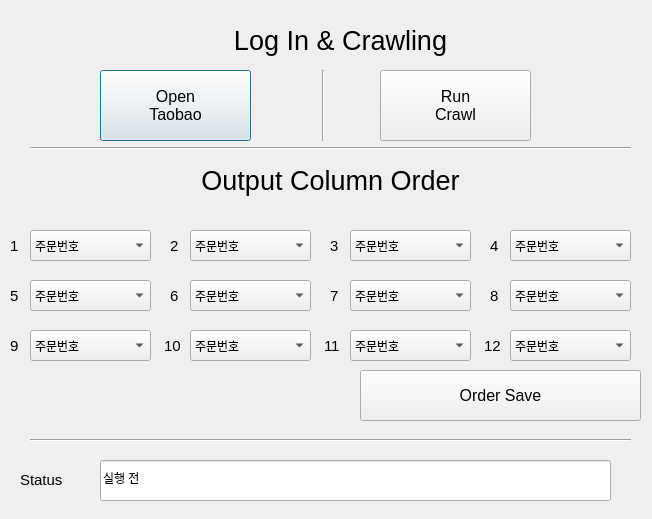
<?xml version="1.0" encoding="UTF-8"?>
<ui version="4.0">
 <class>Dialog</class>
 <widget class="QDialog" name="Dialog">
  <property name="geometry">
   <rect>
    <x>0</x>
    <y>0</y>
    <width>652</width>
    <height>519</height>
   </rect>
  </property>
  <property name="windowTitle">
   <string>Dialog</string>
  </property>
  <widget class="QLabel" name="label_01">
   <property name="geometry">
    <rect>
     <x>140</x>
     <y>10</y>
     <width>401</width>
     <height>61</height>
    </rect>
   </property>
   <property name="font">
    <font>
     <family>Arial</family>
     <pointsize>20</pointsize>
    </font>
   </property>
   <property name="text">
    <string>Log In &amp; Crawling</string>
   </property>
   <property name="alignment">
    <set>Qt::AlignCenter</set>
   </property>
  </widget>
  <widget class="QLabel" name="label_02">
   <property name="geometry">
    <rect>
     <x>130</x>
     <y>150</y>
     <width>401</width>
     <height>61</height>
    </rect>
   </property>
   <property name="font">
    <font>
     <family>Arial</family>
     <pointsize>20</pointsize>
    </font>
   </property>
   <property name="text">
    <string>Output Column Order</string>
   </property>
   <property name="alignment">
    <set>Qt::AlignCenter</set>
   </property>
  </widget>
  <widget class="QLabel" name="label_order_1">
   <property name="geometry">
    <rect>
     <x>10</x>
     <y>230</y>
     <width>21</width>
     <height>31</height>
    </rect>
   </property>
   <property name="font">
    <font>
     <family>Arial</family>
     <pointsize>11</pointsize>
    </font>
   </property>
   <property name="text">
    <string>1</string>
   </property>
  </widget>
  <widget class="QLabel" name="label_order_2">
   <property name="geometry">
    <rect>
     <x>170</x>
     <y>230</y>
     <width>21</width>
     <height>31</height>
    </rect>
   </property>
   <property name="font">
    <font>
     <family>Arial</family>
     <pointsize>11</pointsize>
    </font>
   </property>
   <property name="text">
    <string>2</string>
   </property>
  </widget>
  <widget class="QLabel" name="label_order_3">
   <property name="geometry">
    <rect>
     <x>330</x>
     <y>230</y>
     <width>21</width>
     <height>31</height>
    </rect>
   </property>
   <property name="font">
    <font>
     <family>Arial</family>
     <pointsize>11</pointsize>
    </font>
   </property>
   <property name="text">
    <string>3</string>
   </property>
  </widget>
  <widget class="QLabel" name="label_order_4">
   <property name="geometry">
    <rect>
     <x>490</x>
     <y>230</y>
     <width>21</width>
     <height>31</height>
    </rect>
   </property>
   <property name="font">
    <font>
     <family>Arial</family>
     <pointsize>11</pointsize>
    </font>
   </property>
   <property name="text">
    <string>4</string>
   </property>
  </widget>
  <widget class="QLabel" name="label_order_5">
   <property name="geometry">
    <rect>
     <x>10</x>
     <y>280</y>
     <width>21</width>
     <height>31</height>
    </rect>
   </property>
   <property name="font">
    <font>
     <family>Arial</family>
     <pointsize>11</pointsize>
    </font>
   </property>
   <property name="text">
    <string>5</string>
   </property>
  </widget>
  <widget class="QLabel" name="label_order_6">
   <property name="geometry">
    <rect>
     <x>170</x>
     <y>280</y>
     <width>21</width>
     <height>31</height>
    </rect>
   </property>
   <property name="font">
    <font>
     <family>Arial</family>
     <pointsize>11</pointsize>
    </font>
   </property>
   <property name="text">
    <string>6</string>
   </property>
  </widget>
  <widget class="QLabel" name="label_order_7">
   <property name="geometry">
    <rect>
     <x>330</x>
     <y>280</y>
     <width>21</width>
     <height>31</height>
    </rect>
   </property>
   <property name="font">
    <font>
     <family>Arial</family>
     <pointsize>11</pointsize>
    </font>
   </property>
   <property name="text">
    <string>7</string>
   </property>
  </widget>
  <widget class="QLabel" name="label_status">
   <property name="geometry">
    <rect>
     <x>20</x>
     <y>464</y>
     <width>71</width>
     <height>31</height>
    </rect>
   </property>
   <property name="font">
    <font>
     <family>Arial</family>
     <pointsize>11</pointsize>
    </font>
   </property>
   <property name="text">
    <string>Status</string>
   </property>
  </widget>
  <widget class="QPushButton" name="btn_open">
   <property name="geometry">
    <rect>
     <x>100</x>
     <y>70</y>
     <width>151</width>
     <height>71</height>
    </rect>
   </property>
   <property name="font">
    <font>
     <family>Arial</family>
     <pointsize>12</pointsize>
    </font>
   </property>
   <property name="text">
    <string>Open
Taobao</string>
   </property>
  </widget>
  <widget class="QPushButton" name="btn_order_save">
   <property name="geometry">
    <rect>
     <x>360</x>
     <y>370</y>
     <width>281</width>
     <height>51</height>
    </rect>
   </property>
   <property name="font">
    <font>
     <family>Arial</family>
     <pointsize>12</pointsize>
    </font>
   </property>
   <property name="text">
    <string>Order Save</string>
   </property>
  </widget>
  <widget class="QLineEdit" name="lineEdit_status">
   <property name="geometry">
    <rect>
     <x>100</x>
     <y>460</y>
     <width>511</width>
     <height>41</height>
    </rect>
   </property>
   <property name="text">
    <string>실행 전</string>
   </property>
  </widget>
  <widget class="Line" name="line_h1">
   <property name="geometry">
    <rect>
     <x>30</x>
     <y>140</y>
     <width>601</width>
     <height>16</height>
    </rect>
   </property>
   <property name="orientation">
    <enum>Qt::Horizontal</enum>
   </property>
  </widget>
  <widget class="Line" name="line_h2">
   <property name="geometry">
    <rect>
     <x>30</x>
     <y>430</y>
     <width>601</width>
     <height>20</height>
    </rect>
   </property>
   <property name="orientation">
    <enum>Qt::Horizontal</enum>
   </property>
  </widget>
  <widget class="QComboBox" name="cb_01">
   <property name="geometry">
    <rect>
     <x>30</x>
     <y>230</y>
     <width>121</width>
     <height>31</height>
    </rect>
   </property>
   <item>
    <property name="text">
     <string>주문번호</string>
    </property>
   </item>
   <item>
    <property name="text">
     <string>주문일자</string>
    </property>
   </item>
   <item>
    <property name="text">
     <string>상품명</string>
    </property>
   </item>
   <item>
    <property name="text">
     <string>옵션순서</string>
    </property>
   </item>
   <item>
    <property name="text">
     <string>색상</string>
    </property>
   </item>
   <item>
    <property name="text">
     <string>사이즈</string>
    </property>
   </item>
   <item>
    <property name="text">
     <string>수량</string>
    </property>
   </item>
   <item>
    <property name="text">
     <string>단가(위안화)</string>
    </property>
   </item>
   <item>
    <property name="text">
     <string>이미지URL</string>
    </property>
   </item>
   <item>
    <property name="text">
     <string>상품URL</string>
    </property>
   </item>
   <item>
    <property name="text">
     <string>운송사</string>
    </property>
   </item>
   <item>
    <property name="text">
     <string>Traking#</string>
    </property>
   </item>
  </widget>
  <widget class="QLabel" name="label_order_8">
   <property name="geometry">
    <rect>
     <x>490</x>
     <y>280</y>
     <width>21</width>
     <height>31</height>
    </rect>
   </property>
   <property name="font">
    <font>
     <family>Arial</family>
     <pointsize>11</pointsize>
    </font>
   </property>
   <property name="text">
    <string>8</string>
   </property>
  </widget>
  <widget class="Line" name="line">
   <property name="geometry">
    <rect>
     <x>313</x>
     <y>70</y>
     <width>20</width>
     <height>71</height>
    </rect>
   </property>
   <property name="orientation">
    <enum>Qt::Vertical</enum>
   </property>
  </widget>
  <widget class="QPushButton" name="btn_crawl">
   <property name="geometry">
    <rect>
     <x>380</x>
     <y>70</y>
     <width>151</width>
     <height>71</height>
    </rect>
   </property>
   <property name="font">
    <font>
     <family>Arial</family>
     <pointsize>12</pointsize>
    </font>
   </property>
   <property name="text">
    <string>Run
Crawl</string>
   </property>
  </widget>
  <widget class="QComboBox" name="cb_02">
   <property name="geometry">
    <rect>
     <x>190</x>
     <y>230</y>
     <width>121</width>
     <height>31</height>
    </rect>
   </property>
   <item>
    <property name="text">
     <string>주문번호</string>
    </property>
   </item>
   <item>
    <property name="text">
     <string>주문일자</string>
    </property>
   </item>
   <item>
    <property name="text">
     <string>상품명</string>
    </property>
   </item>
   <item>
    <property name="text">
     <string>옵션순서</string>
    </property>
   </item>
   <item>
    <property name="text">
     <string>색상</string>
    </property>
   </item>
   <item>
    <property name="text">
     <string>사이즈</string>
    </property>
   </item>
   <item>
    <property name="text">
     <string>수량</string>
    </property>
   </item>
   <item>
    <property name="text">
     <string>단가(위안화)</string>
    </property>
   </item>
   <item>
    <property name="text">
     <string>이미지URL</string>
    </property>
   </item>
   <item>
    <property name="text">
     <string>상품URL</string>
    </property>
   </item>
   <item>
    <property name="text">
     <string>운송사</string>
    </property>
   </item>
   <item>
    <property name="text">
     <string>Traking#</string>
    </property>
   </item>
  </widget>
  <widget class="QComboBox" name="cb_03">
   <property name="geometry">
    <rect>
     <x>350</x>
     <y>230</y>
     <width>121</width>
     <height>31</height>
    </rect>
   </property>
   <item>
    <property name="text">
     <string>주문번호</string>
    </property>
   </item>
   <item>
    <property name="text">
     <string>주문일자</string>
    </property>
   </item>
   <item>
    <property name="text">
     <string>상품명</string>
    </property>
   </item>
   <item>
    <property name="text">
     <string>옵션순서</string>
    </property>
   </item>
   <item>
    <property name="text">
     <string>색상</string>
    </property>
   </item>
   <item>
    <property name="text">
     <string>사이즈</string>
    </property>
   </item>
   <item>
    <property name="text">
     <string>수량</string>
    </property>
   </item>
   <item>
    <property name="text">
     <string>단가(위안화)</string>
    </property>
   </item>
   <item>
    <property name="text">
     <string>이미지URL</string>
    </property>
   </item>
   <item>
    <property name="text">
     <string>상품URL</string>
    </property>
   </item>
   <item>
    <property name="text">
     <string>운송사</string>
    </property>
   </item>
   <item>
    <property name="text">
     <string>Traking#</string>
    </property>
   </item>
  </widget>
  <widget class="QComboBox" name="cb_04">
   <property name="geometry">
    <rect>
     <x>510</x>
     <y>230</y>
     <width>121</width>
     <height>31</height>
    </rect>
   </property>
   <item>
    <property name="text">
     <string>주문번호</string>
    </property>
   </item>
   <item>
    <property name="text">
     <string>주문일자</string>
    </property>
   </item>
   <item>
    <property name="text">
     <string>상품명</string>
    </property>
   </item>
   <item>
    <property name="text">
     <string>옵션순서</string>
    </property>
   </item>
   <item>
    <property name="text">
     <string>색상</string>
    </property>
   </item>
   <item>
    <property name="text">
     <string>사이즈</string>
    </property>
   </item>
   <item>
    <property name="text">
     <string>수량</string>
    </property>
   </item>
   <item>
    <property name="text">
     <string>단가(위안화)</string>
    </property>
   </item>
   <item>
    <property name="text">
     <string>이미지URL</string>
    </property>
   </item>
   <item>
    <property name="text">
     <string>상품URL</string>
    </property>
   </item>
   <item>
    <property name="text">
     <string>운송사</string>
    </property>
   </item>
   <item>
    <property name="text">
     <string>Traking#</string>
    </property>
   </item>
  </widget>
  <widget class="QComboBox" name="cb_05">
   <property name="geometry">
    <rect>
     <x>30</x>
     <y>280</y>
     <width>121</width>
     <height>31</height>
    </rect>
   </property>
   <item>
    <property name="text">
     <string>주문번호</string>
    </property>
   </item>
   <item>
    <property name="text">
     <string>주문일자</string>
    </property>
   </item>
   <item>
    <property name="text">
     <string>상품명</string>
    </property>
   </item>
   <item>
    <property name="text">
     <string>옵션순서</string>
    </property>
   </item>
   <item>
    <property name="text">
     <string>색상</string>
    </property>
   </item>
   <item>
    <property name="text">
     <string>사이즈</string>
    </property>
   </item>
   <item>
    <property name="text">
     <string>수량</string>
    </property>
   </item>
   <item>
    <property name="text">
     <string>단가(위안화)</string>
    </property>
   </item>
   <item>
    <property name="text">
     <string>이미지URL</string>
    </property>
   </item>
   <item>
    <property name="text">
     <string>상품URL</string>
    </property>
   </item>
   <item>
    <property name="text">
     <string>운송사</string>
    </property>
   </item>
   <item>
    <property name="text">
     <string>Traking#</string>
    </property>
   </item>
  </widget>
  <widget class="QComboBox" name="cb_06">
   <property name="geometry">
    <rect>
     <x>190</x>
     <y>280</y>
     <width>121</width>
     <height>31</height>
    </rect>
   </property>
   <item>
    <property name="text">
     <string>주문번호</string>
    </property>
   </item>
   <item>
    <property name="text">
     <string>주문일자</string>
    </property>
   </item>
   <item>
    <property name="text">
     <string>상품명</string>
    </property>
   </item>
   <item>
    <property name="text">
     <string>옵션순서</string>
    </property>
   </item>
   <item>
    <property name="text">
     <string>색상</string>
    </property>
   </item>
   <item>
    <property name="text">
     <string>사이즈</string>
    </property>
   </item>
   <item>
    <property name="text">
     <string>수량</string>
    </property>
   </item>
   <item>
    <property name="text">
     <string>단가(위안화)</string>
    </property>
   </item>
   <item>
    <property name="text">
     <string>이미지URL</string>
    </property>
   </item>
   <item>
    <property name="text">
     <string>상품URL</string>
    </property>
   </item>
   <item>
    <property name="text">
     <string>운송사</string>
    </property>
   </item>
   <item>
    <property name="text">
     <string>Traking#</string>
    </property>
   </item>
  </widget>
  <widget class="QComboBox" name="cb_07">
   <property name="geometry">
    <rect>
     <x>350</x>
     <y>280</y>
     <width>121</width>
     <height>31</height>
    </rect>
   </property>
   <item>
    <property name="text">
     <string>주문번호</string>
    </property>
   </item>
   <item>
    <property name="text">
     <string>주문일자</string>
    </property>
   </item>
   <item>
    <property name="text">
     <string>상품명</string>
    </property>
   </item>
   <item>
    <property name="text">
     <string>옵션순서</string>
    </property>
   </item>
   <item>
    <property name="text">
     <string>색상</string>
    </property>
   </item>
   <item>
    <property name="text">
     <string>사이즈</string>
    </property>
   </item>
   <item>
    <property name="text">
     <string>수량</string>
    </property>
   </item>
   <item>
    <property name="text">
     <string>단가(위안화)</string>
    </property>
   </item>
   <item>
    <property name="text">
     <string>이미지URL</string>
    </property>
   </item>
   <item>
    <property name="text">
     <string>상품URL</string>
    </property>
   </item>
   <item>
    <property name="text">
     <string>운송사</string>
    </property>
   </item>
   <item>
    <property name="text">
     <string>Traking#</string>
    </property>
   </item>
  </widget>
  <widget class="QComboBox" name="cb_08">
   <property name="geometry">
    <rect>
     <x>510</x>
     <y>280</y>
     <width>121</width>
     <height>31</height>
    </rect>
   </property>
   <item>
    <property name="text">
     <string>주문번호</string>
    </property>
   </item>
   <item>
    <property name="text">
     <string>주문일자</string>
    </property>
   </item>
   <item>
    <property name="text">
     <string>상품명</string>
    </property>
   </item>
   <item>
    <property name="text">
     <string>옵션순서</string>
    </property>
   </item>
   <item>
    <property name="text">
     <string>색상</string>
    </property>
   </item>
   <item>
    <property name="text">
     <string>사이즈</string>
    </property>
   </item>
   <item>
    <property name="text">
     <string>수량</string>
    </property>
   </item>
   <item>
    <property name="text">
     <string>단가(위안화)</string>
    </property>
   </item>
   <item>
    <property name="text">
     <string>이미지URL</string>
    </property>
   </item>
   <item>
    <property name="text">
     <string>상품URL</string>
    </property>
   </item>
   <item>
    <property name="text">
     <string>운송사</string>
    </property>
   </item>
   <item>
    <property name="text">
     <string>Traking#</string>
    </property>
   </item>
  </widget>
  <widget class="QComboBox" name="cb_09">
   <property name="geometry">
    <rect>
     <x>30</x>
     <y>330</y>
     <width>121</width>
     <height>31</height>
    </rect>
   </property>
   <item>
    <property name="text">
     <string>주문번호</string>
    </property>
   </item>
   <item>
    <property name="text">
     <string>주문일자</string>
    </property>
   </item>
   <item>
    <property name="text">
     <string>상품명</string>
    </property>
   </item>
   <item>
    <property name="text">
     <string>옵션순서</string>
    </property>
   </item>
   <item>
    <property name="text">
     <string>색상</string>
    </property>
   </item>
   <item>
    <property name="text">
     <string>사이즈</string>
    </property>
   </item>
   <item>
    <property name="text">
     <string>수량</string>
    </property>
   </item>
   <item>
    <property name="text">
     <string>단가(위안화)</string>
    </property>
   </item>
   <item>
    <property name="text">
     <string>이미지URL</string>
    </property>
   </item>
   <item>
    <property name="text">
     <string>상품URL</string>
    </property>
   </item>
   <item>
    <property name="text">
     <string>운송사</string>
    </property>
   </item>
   <item>
    <property name="text">
     <string>Traking#</string>
    </property>
   </item>
  </widget>
  <widget class="QLabel" name="label_order_9">
   <property name="geometry">
    <rect>
     <x>10</x>
     <y>330</y>
     <width>21</width>
     <height>31</height>
    </rect>
   </property>
   <property name="font">
    <font>
     <family>Arial</family>
     <pointsize>11</pointsize>
    </font>
   </property>
   <property name="text">
    <string>9</string>
   </property>
  </widget>
  <widget class="QComboBox" name="cb_10">
   <property name="geometry">
    <rect>
     <x>190</x>
     <y>330</y>
     <width>121</width>
     <height>31</height>
    </rect>
   </property>
   <item>
    <property name="text">
     <string>주문번호</string>
    </property>
   </item>
   <item>
    <property name="text">
     <string>주문일자</string>
    </property>
   </item>
   <item>
    <property name="text">
     <string>상품명</string>
    </property>
   </item>
   <item>
    <property name="text">
     <string>옵션순서</string>
    </property>
   </item>
   <item>
    <property name="text">
     <string>색상</string>
    </property>
   </item>
   <item>
    <property name="text">
     <string>사이즈</string>
    </property>
   </item>
   <item>
    <property name="text">
     <string>수량</string>
    </property>
   </item>
   <item>
    <property name="text">
     <string>단가(위안화)</string>
    </property>
   </item>
   <item>
    <property name="text">
     <string>이미지URL</string>
    </property>
   </item>
   <item>
    <property name="text">
     <string>상품URL</string>
    </property>
   </item>
   <item>
    <property name="text">
     <string>운송사</string>
    </property>
   </item>
   <item>
    <property name="text">
     <string>Traking#</string>
    </property>
   </item>
  </widget>
  <widget class="QLabel" name="label_order_10">
   <property name="geometry">
    <rect>
     <x>164</x>
     <y>330</y>
     <width>21</width>
     <height>31</height>
    </rect>
   </property>
   <property name="font">
    <font>
     <family>Arial</family>
     <pointsize>11</pointsize>
    </font>
   </property>
   <property name="text">
    <string>10</string>
   </property>
  </widget>
  <widget class="QComboBox" name="cb_11">
   <property name="geometry">
    <rect>
     <x>350</x>
     <y>330</y>
     <width>121</width>
     <height>31</height>
    </rect>
   </property>
   <item>
    <property name="text">
     <string>주문번호</string>
    </property>
   </item>
   <item>
    <property name="text">
     <string>주문일자</string>
    </property>
   </item>
   <item>
    <property name="text">
     <string>상품명</string>
    </property>
   </item>
   <item>
    <property name="text">
     <string>옵션순서</string>
    </property>
   </item>
   <item>
    <property name="text">
     <string>색상</string>
    </property>
   </item>
   <item>
    <property name="text">
     <string>사이즈</string>
    </property>
   </item>
   <item>
    <property name="text">
     <string>수량</string>
    </property>
   </item>
   <item>
    <property name="text">
     <string>단가(위안화)</string>
    </property>
   </item>
   <item>
    <property name="text">
     <string>이미지URL</string>
    </property>
   </item>
   <item>
    <property name="text">
     <string>상품URL</string>
    </property>
   </item>
   <item>
    <property name="text">
     <string>운송사</string>
    </property>
   </item>
   <item>
    <property name="text">
     <string>Traking#</string>
    </property>
   </item>
  </widget>
  <widget class="QLabel" name="label_order_11">
   <property name="geometry">
    <rect>
     <x>324</x>
     <y>330</y>
     <width>21</width>
     <height>31</height>
    </rect>
   </property>
   <property name="font">
    <font>
     <family>Arial</family>
     <pointsize>11</pointsize>
    </font>
   </property>
   <property name="text">
    <string>11</string>
   </property>
  </widget>
  <widget class="QComboBox" name="cb_12">
   <property name="geometry">
    <rect>
     <x>510</x>
     <y>330</y>
     <width>121</width>
     <height>31</height>
    </rect>
   </property>
   <item>
    <property name="text">
     <string>주문번호</string>
    </property>
   </item>
   <item>
    <property name="text">
     <string>주문일자</string>
    </property>
   </item>
   <item>
    <property name="text">
     <string>상품명</string>
    </property>
   </item>
   <item>
    <property name="text">
     <string>옵션순서</string>
    </property>
   </item>
   <item>
    <property name="text">
     <string>색상</string>
    </property>
   </item>
   <item>
    <property name="text">
     <string>사이즈</string>
    </property>
   </item>
   <item>
    <property name="text">
     <string>수량</string>
    </property>
   </item>
   <item>
    <property name="text">
     <string>단가(위안화)</string>
    </property>
   </item>
   <item>
    <property name="text">
     <string>이미지URL</string>
    </property>
   </item>
   <item>
    <property name="text">
     <string>상품URL</string>
    </property>
   </item>
   <item>
    <property name="text">
     <string>운송사</string>
    </property>
   </item>
   <item>
    <property name="text">
     <string>Traking#</string>
    </property>
   </item>
  </widget>
  <widget class="QLabel" name="label_order_12">
   <property name="geometry">
    <rect>
     <x>484</x>
     <y>330</y>
     <width>21</width>
     <height>31</height>
    </rect>
   </property>
   <property name="font">
    <font>
     <family>Arial</family>
     <pointsize>11</pointsize>
    </font>
   </property>
   <property name="text">
    <string>12</string>
   </property>
  </widget>
 </widget>
 <resources/>
 <connections/>
</ui>
